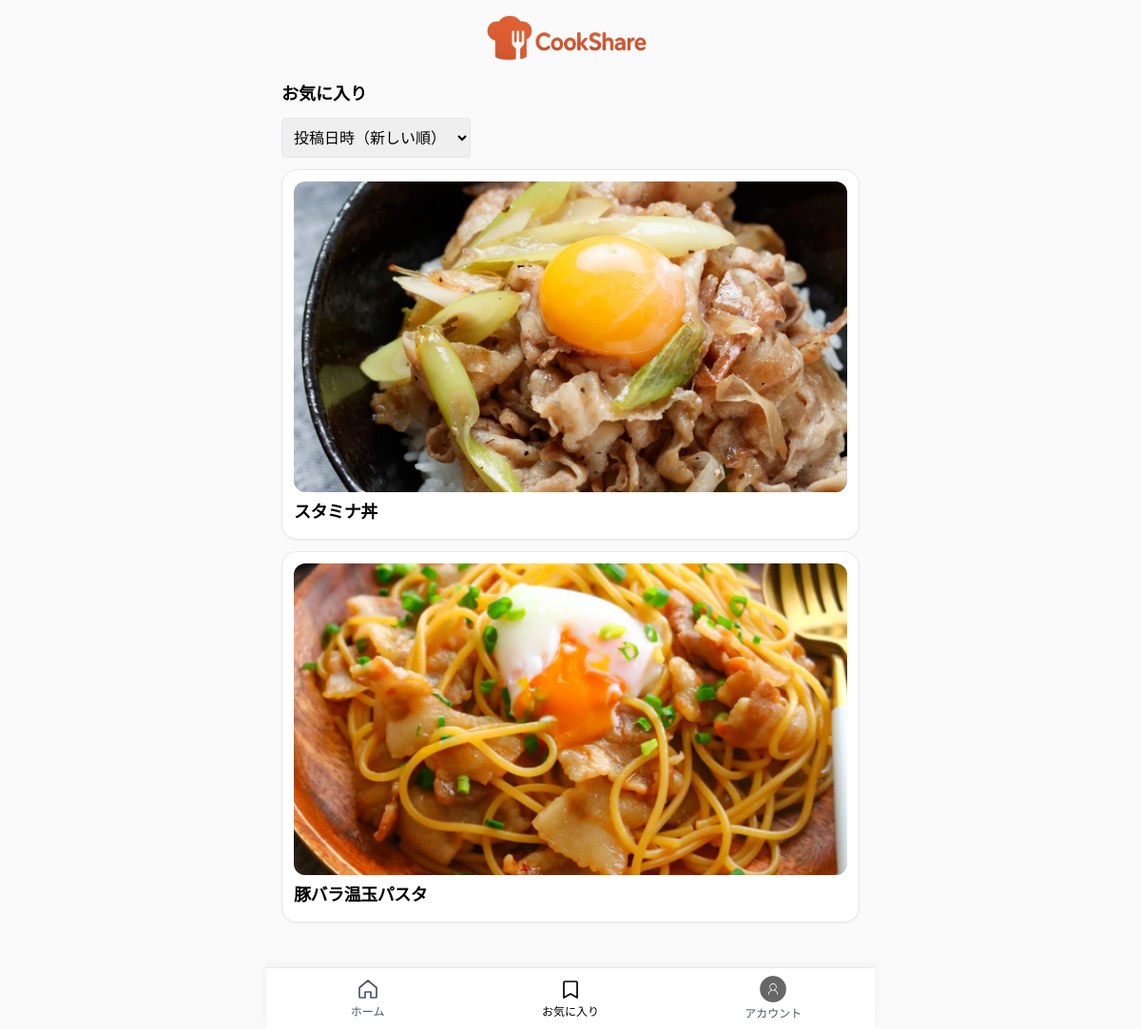
The page /favorites (signed in) on the database its author committed.
### app/main.py (models this page shows)
class Recipe(SQLModel, table=True):
    __table_args__ = {"sqlite_autoincrement": True}
    id: Optional[int] = Field(default=None, primary_key=True)
    title: str
    description: str = ""
    main_image: Optional[str] = None
    author_id: Optional[int] = Field(foreign_key="user.id", default=None)
    view_count: int = Field(default=0)

### app/main.py (the view)
@app.get("/favorites", response_class=HTMLResponse)
def favorites_page(request: Request, order: str = "new"):
    _ensure_csrf(request)
    user = _require_login(request)
    with Session(engine) as s:
        fav_rids = s.exec(select(Favorite.recipe_id).where(Favorite.user_id == user.id)).all()
        if not fav_rids:
            recipes = []
        else:
            rid_list = [r for (r,) in fav_rids] if isinstance(fav_rids[0], tuple) else fav_rids
            stmt = select(Recipe).where(Recipe.id.in_(rid_list))
            if order == "old":
                stmt = stmt.order_by(Recipe.id.asc())
            elif order == "views":
                stmt = stmt.order_by(Recipe.view_count.desc())
            else:
                stmt = stmt.order_by(Recipe.id.desc())
            recipes = s.exec(stmt).all()
    return templates.TemplateResponse("favorites.html", {
        "request": request,
        "recipes": recipes,
        "current_user": user,
        "order": order,
    })

### app/templates/favorites.html (shortened to what this page needs)
{% extends "base.html" %}
{% block content %}
<h1 class="text-lg font-bold mb-3">お気に入り</h1>
<form method="get" class="mb-3">
  <select name="order" class="border p-2 rounded" onchange="this.form.submit()">
    <option value="new" {% if order == 'new' %}selected{% endif %}>投稿日時（新しい順）</option>
  </select>
</form>
{% if recipes|length == 0 %}
  <p>お気に入りはまだありません。</p>
{% else %}
  <ul class="grid gap-3">
    {% for r in recipes %}
      <li class="border rounded-2xl p-3 bg-white shadow-sm hover:shadow-md transition">
        {% if r.main_image %}
          {% set path = r.main_image %}
          {% if path.endswith('+') %}{% set path = path[:-1] %}{% endif %}
          <div class="aspect-video w-full overflow-hidden rounded-xl mb-2 bg-neutral-100">
            {% if path.endswith('.webp') %}
              <img src="{{ path }}" class="w-full h-full object-cover" loading="lazy" alt="{{ r.title }}">
            {% else %}
              <picture>
                <source srcset="{{ path }}.webp" type="image/webp">
                <img src="{{ path }}" class="w-full h-full object-cover" loading="lazy" alt="{{ r.title }}">
              </picture>
            {% endif %}
          </div>
        {% endif %}
        <a class="font-semibold tracking-tight leading-6 text-lg" href="/recipes/{{ r.id }}">{{ r.title }}</a>
      </li>
    {% endfor %}
  </ul>
{% endif %}
{% endblock %}

### app/templates/base.html (style rules this page uses)
.pb-safe { padding-bottom: calc(env(safe-area-inset-bottom, 0px) + 64px); }
html,body { max-width:100%;overflow-x:hidden }
*,*::before,*::after { box-sizing:border-box }
img,video { max-width:100%;height:auto;display:block }
input,textarea,select,button { max-width:100% }

### rows shown on the page
Recipe: shows a picture, title "スタミナ丼"
Recipe: shows a picture, title "豚バラ温玉パスタ"
